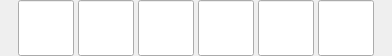
<?xml version="1.0" encoding="UTF-8"?>
<ui version="4.0">
 <class>CodeInputWidget</class>
 <widget class="QWidget" name="CodeInputWidget">
  <property name="geometry">
   <rect>
    <x>0</x>
    <y>0</y>
    <width>392</width>
    <height>56</height>
   </rect>
  </property>
  <property name="windowTitle">
   <string>Form</string>
  </property>
  <layout class="QHBoxLayout" name="horizontalLayout_2">
   <property name="spacing">
    <number>0</number>
   </property>
   <property name="leftMargin">
    <number>0</number>
   </property>
   <property name="topMargin">
    <number>0</number>
   </property>
   <property name="rightMargin">
    <number>0</number>
   </property>
   <property name="bottomMargin">
    <number>0</number>
   </property>
   <item>
    <spacer name="horizontalSpacer">
     <property name="orientation">
      <enum>Qt::Orientation::Horizontal</enum>
     </property>
     <property name="sizeHint" stdset="0">
      <size>
       <width>40</width>
       <height>20</height>
      </size>
     </property>
    </spacer>
   </item>
   <item>
    <widget class="QFrame" name="frame">
     <property name="sizePolicy">
      <sizepolicy hsizetype="Maximum" vsizetype="Maximum">
       <horstretch>0</horstretch>
       <verstretch>0</verstretch>
      </sizepolicy>
     </property>
     <layout class="QHBoxLayout" name="horizontalLayout">
      <property name="spacing">
       <number>4</number>
      </property>
      <property name="leftMargin">
       <number>0</number>
      </property>
      <property name="topMargin">
       <number>0</number>
      </property>
      <property name="rightMargin">
       <number>0</number>
      </property>
      <property name="bottomMargin">
       <number>0</number>
      </property>
      <item>
       <widget class="QLineEdit" name="ed1">
        <property name="minimumSize">
         <size>
          <width>56</width>
          <height>56</height>
         </size>
        </property>
        <property name="maximumSize">
         <size>
          <width>56</width>
          <height>56</height>
         </size>
        </property>
        <property name="font">
         <font>
          <pointsize>12</pointsize>
         </font>
        </property>
        <property name="maxLength">
         <number>1</number>
        </property>
        <property name="alignment">
         <set>Qt::AlignmentFlag::AlignCenter</set>
        </property>
       </widget>
      </item>
      <item>
       <widget class="QLineEdit" name="ed2">
        <property name="minimumSize">
         <size>
          <width>56</width>
          <height>56</height>
         </size>
        </property>
        <property name="maximumSize">
         <size>
          <width>56</width>
          <height>56</height>
         </size>
        </property>
        <property name="maxLength">
         <number>1</number>
        </property>
        <property name="alignment">
         <set>Qt::AlignmentFlag::AlignCenter</set>
        </property>
       </widget>
      </item>
      <item>
       <widget class="QLineEdit" name="ed3">
        <property name="minimumSize">
         <size>
          <width>56</width>
          <height>56</height>
         </size>
        </property>
        <property name="maximumSize">
         <size>
          <width>56</width>
          <height>56</height>
         </size>
        </property>
        <property name="maxLength">
         <number>1</number>
        </property>
        <property name="alignment">
         <set>Qt::AlignmentFlag::AlignCenter</set>
        </property>
       </widget>
      </item>
      <item>
       <widget class="QLineEdit" name="ed4">
        <property name="minimumSize">
         <size>
          <width>56</width>
          <height>56</height>
         </size>
        </property>
        <property name="maximumSize">
         <size>
          <width>56</width>
          <height>56</height>
         </size>
        </property>
        <property name="maxLength">
         <number>1</number>
        </property>
        <property name="alignment">
         <set>Qt::AlignmentFlag::AlignCenter</set>
        </property>
       </widget>
      </item>
      <item>
       <widget class="QLineEdit" name="ed5">
        <property name="minimumSize">
         <size>
          <width>56</width>
          <height>56</height>
         </size>
        </property>
        <property name="maximumSize">
         <size>
          <width>56</width>
          <height>56</height>
         </size>
        </property>
        <property name="maxLength">
         <number>1</number>
        </property>
        <property name="alignment">
         <set>Qt::AlignmentFlag::AlignCenter</set>
        </property>
       </widget>
      </item>
      <item>
       <widget class="QLineEdit" name="ed6">
        <property name="minimumSize">
         <size>
          <width>56</width>
          <height>56</height>
         </size>
        </property>
        <property name="maximumSize">
         <size>
          <width>56</width>
          <height>56</height>
         </size>
        </property>
        <property name="maxLength">
         <number>1</number>
        </property>
        <property name="alignment">
         <set>Qt::AlignmentFlag::AlignCenter</set>
        </property>
       </widget>
      </item>
     </layout>
    </widget>
   </item>
   <item>
    <spacer name="horizontalSpacer_2">
     <property name="orientation">
      <enum>Qt::Orientation::Horizontal</enum>
     </property>
     <property name="sizeHint" stdset="0">
      <size>
       <width>40</width>
       <height>20</height>
      </size>
     </property>
    </spacer>
   </item>
  </layout>
 </widget>
 <resources/>
 <connections/>
</ui>
